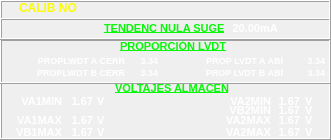
   <widget class="QFrame" name="frame_2">
    <property name="geometry">
     <rect>
      <x>0</x>
      <y>159</y>
      <width>331</width>
      <height>140</height>
     </rect>
    </property>
    <property name="frameShape">
     <enum>QFrame::Box</enum>
    </property>
    <property name="frameShadow">
     <enum>QFrame::Raised</enum>
    </property>
    <widget class="QFrame" name="frame_3">
     <property name="geometry">
      <rect>
       <x>0</x>
       <y>39</y>
       <width>331</width>
       <height>45</height>
      </rect>
     </property>
     <property name="frameShape">
      <enum>QFrame::Box</enum>
     </property>
     <property name="frameShadow">
      <enum>QFrame::Raised</enum>
     </property>
     <widget class="QFrame" name="frame_4">
      <property name="geometry">
       <rect>
        <x>0</x>
        <y>0</y>
        <width>331</width>
        <height>45</height>
       </rect>
      </property>
      <property name="frameShape">
       <enum>QFrame::Box</enum>
      </property>
      <property name="frameShadow">
       <enum>QFrame::Raised</enum>
      </property>
      <widget class="QLabel" name="lbVAL_3">
       <property name="geometry">
        <rect>
         <x>120</x>
         <y>-3</y>
         <width>120</width>
         <height>21</height>
        </rect>
       </property>
       <property name="font">
        <font>
         <pointsize>8</pointsize>
         <weight>75</weight>
         <bold>true</bold>
         <underline>true</underline>
        </font>
       </property>
       <property name="layoutDirection">
        <enum>Qt::LeftToRight</enum>
       </property>
       <property name="styleSheet">
        <string notr="true">background-color: rgba(255, 255, 255, 0);
color: rgb(8, 247, 8);</string>
       </property>
       <property name="text">
        <string>PROPORCIÓN LVDT</string>
       </property>
      </widget>
      <widget class="QLabel" name="lbVal_10">
       <property name="geometry">
        <rect>
         <x>123</x>
         <y>11</y>
         <width>35</width>
         <height>20</height>
        </rect>
       </property>
       <property name="font">
        <font>
         <pointsize>7</pointsize>
         <weight>75</weight>
         <bold>true</bold>
         <underline>false</underline>
        </font>
       </property>
       <property name="layoutDirection">
        <enum>Qt::LeftToRight</enum>
       </property>
       <property name="styleSheet">
        <string notr="true">background-color: rgba(255, 255, 255, 0);
color: rgb(255, 255, 255);</string>
       </property>
       <property name="text">
        <string>3.34</string>
       </property>
       <property name="alignment">
        <set>Qt::AlignRight|Qt::AlignTrailing|Qt::AlignVCenter</set>
       </property>
      </widget>
      <widget class="QLabel" name="lbVALT_10">
       <property name="geometry">
        <rect>
         <x>25</x>
         <y>11</y>
         <width>100</width>
         <height>20</height>
        </rect>
       </property>
       <property name="font">
        <font>
         <pointsize>7</pointsize>
         <weight>75</weight>
         <bold>true</bold>
         <underline>false</underline>
        </font>
       </property>
       <property name="layoutDirection">
        <enum>Qt::LeftToRight</enum>
       </property>
       <property name="styleSheet">
        <string notr="true">background-color: rgba(255, 255, 255, 0);
color: rgb(255, 255, 255);</string>
       </property>
       <property name="text">
        <string>PROPLWDT A CERR</string>
       </property>
       <property name="alignment">
        <set>Qt::AlignRight|Qt::AlignTrailing|Qt::AlignVCenter</set>
       </property>
      </widget>
      <widget class="QLabel" name="lbVALT_11">
       <property name="geometry">
        <rect>
         <x>25</x>
         <y>23</y>
         <width>100</width>
         <height>20</height>
        </rect>
       </property>
       <property name="font">
        <font>
         <pointsize>7</pointsize>
         <weight>75</weight>
         <bold>true</bold>
         <underline>false</underline>
        </font>
       </property>
       <property name="layoutDirection">
        <enum>Qt::LeftToRight</enum>
       </property>
       <property name="styleSheet">
        <string notr="true">background-color: rgba(255, 255, 255, 0);
color: rgb(255, 255, 255);</string>
       </property>
       <property name="text">
        <string>PROPLWDT B CERR</string>
       </property>
       <property name="alignment">
        <set>Qt::AlignRight|Qt::AlignTrailing|Qt::AlignVCenter</set>
       </property>
      </widget>
      <widget class="QLabel" name="lbVal_11">
       <property name="geometry">
        <rect>
         <x>123</x>
         <y>23</y>
         <width>35</width>
         <height>20</height>
        </rect>
       </property>
       <property name="font">
        <font>
         <pointsize>7</pointsize>
         <weight>75</weight>
         <bold>true</bold>
         <underline>false</underline>
        </font>
       </property>
       <property name="layoutDirection">
        <enum>Qt::LeftToRight</enum>
       </property>
       <property name="styleSheet">
        <string notr="true">background-color: rgba(255, 255, 255, 0);
color: rgb(255, 255, 255);</string>
       </property>
       <property name="text">
        <string>3.34</string>
       </property>
       <property name="alignment">
        <set>Qt::AlignRight|Qt::AlignTrailing|Qt::AlignVCenter</set>
       </property>
      </widget>
      <widget class="QLabel" name="lbVALT_12">
       <property name="geometry">
        <rect>
         <x>183</x>
         <y>11</y>
         <width>100</width>
         <height>20</height>
        </rect>
       </property>
       <property name="font">
        <font>
         <pointsize>7</pointsize>
         <weight>75</weight>
         <bold>true</bold>
         <underline>false</underline>
        </font>
       </property>
       <property name="layoutDirection">
        <enum>Qt::LeftToRight</enum>
       </property>
       <property name="styleSheet">
        <string notr="true">background-color: rgba(255, 255, 255, 0);
color: rgb(255, 255, 255);</string>
       </property>
       <property name="text">
        <string>PROP LVDT A ABl</string>
       </property>
       <property name="alignment">
        <set>Qt::AlignRight|Qt::AlignTrailing|Qt::AlignVCenter</set>
       </property>
      </widget>
      <widget class="QLabel" name="lbVal_12">
       <property name="geometry">
        <rect>
         <x>290</x>
         <y>11</y>
         <width>35</width>
         <height>20</height>
        </rect>
       </property>
       <property name="font">
        <font>
         <pointsize>7</pointsize>
         <weight>75</weight>
         <bold>true</bold>
         <underline>false</underline>
        </font>
       </property>
       <property name="layoutDirection">
        <enum>Qt::LeftToRight</enum>
       </property>
       <property name="styleSheet">
        <string notr="true">background-color: rgba(255, 255, 255, 0);
color: rgb(255, 255, 255);</string>
       </property>
       <property name="text">
        <string>3.34</string>
       </property>
       <property name="alignment">
        <set>Qt::AlignRight|Qt::AlignTrailing|Qt::AlignVCenter</set>
       </property>
      </widget>
      <widget class="QLabel" name="lbVALT_13">
       <property name="geometry">
        <rect>
         <x>183</x>
         <y>23</y>
         <width>100</width>
         <height>20</height>
        </rect>
       </property>
       <property name="font">
        <font>
         <pointsize>7</pointsize>
         <weight>75</weight>
         <bold>true</bold>
         <underline>false</underline>
        </font>
       </property>
       <property name="layoutDirection">
        <enum>Qt::LeftToRight</enum>
       </property>
       <property name="styleSheet">
        <string notr="true">background-color: rgba(255, 255, 255, 0);
color: rgb(255, 255, 255);</string>
       </property>
       <property name="text">
        <string>PROP LVDT B ABl</string>
       </property>
       <property name="alignment">
        <set>Qt::AlignRight|Qt::AlignTrailing|Qt::AlignVCenter</set>
       </property>
      </widget>
      <widget class="QLabel" name="lbVal_13">
       <property name="geometry">
        <rect>
         <x>290</x>
         <y>23</y>
         <width>35</width>
         <height>20</height>
        </rect>
       </property>
       <property name="font">
        <font>
         <pointsize>7</pointsize>
         <weight>75</weight>
         <bold>true</bold>
         <underline>false</underline>
        </font>
       </property>
       <property name="layoutDirection">
        <enum>Qt::LeftToRight</enum>
       </property>
       <property name="styleSheet">
        <string notr="true">background-color: rgba(255, 255, 255, 0);
color: rgb(255, 255, 255);</string>
       </property>
       <property name="text">
        <string>3.34</string>
       </property>
       <property name="alignment">
        <set>Qt::AlignRight|Qt::AlignTrailing|Qt::AlignVCenter</set>
       </property>
      </widget>
     </widget>
    </widget>
    <widget class="QFrame" name="frame_5">
     <property name="geometry">
      <rect>
       <x>0</x>
       <y>18</y>
       <width>331</width>
       <height>22</height>
      </rect>
     </property>
     <property name="frameShape">
      <enum>QFrame::Box</enum>
     </property>
     <property name="frameShadow">
      <enum>QFrame::Raised</enum>
     </property>
     <widget class="QLabel" name="lbVAL_2">
      <property name="geometry">
       <rect>
        <x>104</x>
        <y>0</y>
        <width>120</width>
        <height>21</height>
       </rect>
      </property>
      <property name="font">
       <font>
        <pointsize>8</pointsize>
        <weight>75</weight>
        <bold>true</bold>
        <underline>true</underline>
       </font>
      </property>
      <property name="layoutDirection">
       <enum>Qt::LeftToRight</enum>
      </property>
      <property name="styleSheet">
       <string notr="true">background-color: rgba(255, 255, 255, 0);
color: rgb(8, 247, 8);</string>
      </property>
      <property name="text">
       <string>TENDENC NULA SUGER</string>
      </property>
     </widget>
     <widget class="QLabel" name="lbTEN_1">
      <property name="geometry">
       <rect>
        <x>225</x>
        <y>0</y>
        <width>35</width>
        <height>20</height>
       </rect>
      </property>
      <property name="font">
       <font>
        <pointsize>8</pointsize>
        <weight>75</weight>
        <bold>true</bold>
        <underline>false</underline>
       </font>
      </property>
      <property name="layoutDirection">
       <enum>Qt::LeftToRight</enum>
      </property>
      <property name="styleSheet">
       <string notr="true">background-color: rgba(255, 255, 255, 0);
color: rgb(255, 255, 255);</string>
      </property>
      <property name="text">
       <string>20.00</string>
      </property>
      <property name="alignment">
       <set>Qt::AlignRight|Qt::AlignTrailing|Qt::AlignVCenter</set>
      </property>
     </widget>
     <widget class="QLabel" name="lbTENU_1">
      <property name="geometry">
       <rect>
        <x>260</x>
        <y>0</y>
        <width>31</width>
        <height>20</height>
       </rect>
      </property>
      <property name="font">
       <font>
        <pointsize>8</pointsize>
        <weight>75</weight>
        <bold>true</bold>
        <underline>false</underline>
       </font>
      </property>
      <property name="layoutDirection">
       <enum>Qt::LeftToRight</enum>
      </property>
      <property name="styleSheet">
       <string notr="true">background-color: rgba(255, 255, 255, 0);
color: rgb(255, 255, 255);</string>
      </property>
      <property name="text">
       <string>mA</string>
      </property>
      <property name="alignment">
       <set>Qt::AlignLeading|Qt::AlignLeft|Qt::AlignVCenter</set>
      </property>
     </widget>
    </widget>
    <widget class="QLabel" name="lbCALIB_5">
     <property name="geometry">
      <rect>
       <x>19</x>
       <y>0</y>
       <width>81</width>
       <height>16</height>
      </rect>
     </property>
     <property name="font">
      <font>
       <pointsize>9</pointsize>
       <weight>75</weight>
       <bold>true</bold>
       <underline>false</underline>
      </font>
     </property>
     <property name="layoutDirection">
      <enum>Qt::LeftToRight</enum>
     </property>
     <property name="styleSheet">
      <string notr="true">background-color: rgba(255, 255, 255, 0);
color: rgb(252, 252, 3);</string>
     </property>
     <property name="text">
      <string>CALIB NO</string>
     </property>
    </widget>
    <widget class="QLabel" name="lbVAL_4">
     <property name="geometry">
      <rect>
       <x>115</x>
       <y>78</y>
       <width>120</width>
       <height>21</height>
      </rect>
     </property>
     <property name="font">
      <font>
       <pointsize>8</pointsize>
       <weight>75</weight>
       <bold>true</bold>
       <underline>true</underline>
      </font>
     </property>
     <property name="layoutDirection">
      <enum>Qt::LeftToRight</enum>
     </property>
     <property name="styleSheet">
      <string notr="true">background-color: rgba(255, 255, 255, 0);
color: rgb(8, 247, 8);</string>
     </property>
     <property name="text">
      <string>VOLTAJES ALMACEN</string>
     </property>
    </widget>
    <widget class="QLabel" name="lbVal_14">
     <property name="geometry">
      <rect>
       <x>58</x>
       <y>91</y>
       <width>35</width>
       <height>20</height>
      </rect>
     </property>
     <property name="font">
      <font>
       <pointsize>8</pointsize>
       <weight>75</weight>
       <bold>true</bold>
       <underline>false</underline>
      </font>
     </property>
     <property name="layoutDirection">
      <enum>Qt::LeftToRight</enum>
     </property>
     <property name="styleSheet">
      <string notr="true">background-color: rgba(255, 255, 255, 0);
color: rgb(255, 255, 255);</string>
     </property>
     <property name="text">
      <string>1.67</string>
     </property>
     <property name="alignment">
      <set>Qt::AlignRight|Qt::AlignTrailing|Qt::AlignVCenter</set>
     </property>
    </widget>
    <widget class="QLabel" name="lbVALT_14">
     <property name="geometry">
      <rect>
       <x>11</x>
       <y>91</y>
       <width>51</width>
       <height>20</height>
      </rect>
     </property>
     <property name="font">
      <font>
       <pointsize>8</pointsize>
       <weight>75</weight>
       <bold>true</bold>
       <underline>false</underline>
      </font>
     </property>
     <property name="layoutDirection">
      <enum>Qt::LeftToRight</enum>
     </property>
     <property name="styleSheet">
      <string notr="true">background-color: rgba(255, 255, 255, 0);
color: rgb(255, 255, 255);</string>
     </property>
     <property name="text">
      <string>VA1MIN</string>
     </property>
     <property name="alignment">
      <set>Qt::AlignRight|Qt::AlignTrailing|Qt::AlignVCenter</set>
     </property>
    </widget>
    <widget class="QLabel" name="lbVolU_10">
     <property name="geometry">
      <rect>
       <x>97</x>
       <y>93</y>
       <width>31</width>
       <height>16</height>
      </rect>
     </property>
     <property name="font">
      <font>
       <pointsize>8</pointsize>
       <weight>75</weight>
       <bold>true</bold>
       <underline>false</underline>
      </font>
     </property>
     <property name="layoutDirection">
      <enum>Qt::LeftToRight</enum>
     </property>
     <property name="styleSheet">
      <string notr="true">background-color: rgba(255, 255, 255, 0);
color: rgb(255, 255, 255);</string>
     </property>
     <property name="text">
      <string>V</string>
     </property>
    </widget>
    <widget class="QLabel" name="lbVolU_12">
     <property name="geometry">
      <rect>
       <x>97</x>
       <y>112</y>
       <width>31</width>
       <height>16</height>
      </rect>
     </property>
     <property name="font">
      <font>
       <pointsize>8</pointsize>
       <weight>75</weight>
       <bold>true</bold>
       <underline>false</underline>
      </font>
     </property>
     <property name="layoutDirection">
      <enum>Qt::LeftToRight</enum>
     </property>
     <property name="styleSheet">
      <string notr="true">background-color: rgba(255, 255, 255, 0);
color: rgb(255, 255, 255);</string>
     </property>
     <property name="text">
      <string>V</string>
     </property>
    </widget>
    <widget class="QLabel" name="lbVALT_16">
     <property name="geometry">
      <rect>
       <x>11</x>
       <y>110</y>
       <width>51</width>
       <height>20</height>
      </rect>
     </property>
     <property name="font">
      <font>
       <pointsize>8</pointsize>
       <weight>75</weight>
       <bold>true</bold>
       <underline>false</underline>
      </font>
     </property>
     <property name="layoutDirection">
      <enum>Qt::LeftToRight</enum>
     </property>
     <property name="styleSheet">
      <string notr="true">background-color: rgba(255, 255, 255, 0);
color: rgb(255, 255, 255);</string>
     </property>
     <property name="text">
      <string>VA1MAX</string>
     </property>
     <property name="alignment">
      <set>Qt::AlignRight|Qt::AlignTrailing|Qt::AlignVCenter</set>
     </property>
    </widget>
    <widget class="QLabel" name="lbVal_16">
     <property name="geometry">
      <rect>
       <x>58</x>
       <y>110</y>
       <width>35</width>
       <height>20</height>
      </rect>
     </property>
     <property name="font">
      <font>
       <pointsize>8</pointsize>
       <weight>75</weight>
       <bold>true</bold>
       <underline>false</underline>
      </font>
     </property>
     <property name="layoutDirection">
      <enum>Qt::LeftToRight</enum>
     </property>
     <property name="styleSheet">
      <string notr="true">background-color: rgba(255, 255, 255, 0);
color: rgb(255, 255, 255);</string>
     </property>
     <property name="text">
      <string>1.67</string>
     </property>
     <property name="alignment">
      <set>Qt::AlignRight|Qt::AlignTrailing|Qt::AlignVCenter</set>
     </property>
    </widget>
    <widget class="QLabel" name="lbVolU_13">
     <property name="geometry">
      <rect>
       <x>97</x>
       <y>124</y>
       <width>31</width>
       <height>16</height>
      </rect>
     </property>
     <property name="font">
      <font>
       <pointsize>8</pointsize>
       <weight>75</weight>
       <bold>true</bold>
       <underline>false</underline>
      </font>
     </property>
     <property name="layoutDirection">
      <enum>Qt::LeftToRight</enum>
     </property>
     <property name="styleSheet">
      <string notr="true">background-color: rgba(255, 255, 255, 0);
color: rgb(255, 255, 255);</string>
     </property>
     <property name="text">
      <string>V</string>
     </property>
    </widget>
    <widget class="QLabel" name="lbVALT_17">
     <property name="geometry">
      <rect>
       <x>11</x>
       <y>122</y>
       <width>51</width>
       <height>20</height>
      </rect>
     </property>
     <property name="font">
      <font>
       <pointsize>8</pointsize>
       <weight>75</weight>
       <bold>true</bold>
       <underline>false</underline>
      </font>
     </property>
     <property name="layoutDirection">
      <enum>Qt::LeftToRight</enum>
     </property>
     <property name="styleSheet">
      <string notr="true">background-color: rgba(255, 255, 255, 0);
color: rgb(255, 255, 255);</string>
     </property>
     <property name="text">
      <string>VB1MAX</string>
     </property>
     <property name="alignment">
      <set>Qt::AlignRight|Qt::AlignTrailing|Qt::AlignVCenter</set>
     </property>
    </widget>
    <widget class="QLabel" name="lbVal_17">
     <property name="geometry">
      <rect>
       <x>58</x>
       <y>122</y>
       <width>35</width>
       <height>20</height>
      </rect>
     </property>
     <property name="font">
      <font>
       <pointsize>8</pointsize>
       <weight>75</weight>
       <bold>true</bold>
       <underline>false</underline>
      </font>
     </property>
     <property name="layoutDirection">
      <enum>Qt::LeftToRight</enum>
     </property>
     <property name="styleSheet">
      <string notr="true">background-color: rgba(255, 255, 255, 0);
color: rgb(255, 255, 255);</string>
     </property>
     <property name="text">
      <string>1.67</string>
     </property>
     <property name="alignment">
      <set>Qt::AlignRight|Qt::AlignTrailing|Qt::AlignVCenter</set>
     </property>
    </widget>
    <widget class="QLabel" name="lbVolU_14">
     <property name="geometry">
      <rect>
       <x>305</x>
       <y>93</y>
       <width>31</width>
       <height>16</height>
      </rect>
     </property>
     <property name="font">
      <font>
       <pointsize>8</pointsize>
       <weight>75</weight>
       <bold>true</bold>
       <underline>false</underline>
      </font>
     </property>
     <property name="layoutDirection">
      <enum>Qt::LeftToRight</enum>
     </property>
     <property name="styleSheet">
      <string notr="true">background-color: rgba(255, 255, 255, 0);
color: rgb(255, 255, 255);</string>
     </property>
     <property name="text">
      <string>V</string>
     </property>
    </widget>
    <widget class="QLabel" name="lbVALT_18">
     <property name="geometry">
      <rect>
       <x>220</x>
       <y>91</y>
       <width>51</width>
       <height>20</height>
      </rect>
     </property>
     <property name="font">
      <font>
       <pointsize>8</pointsize>
       <weight>75</weight>
       <bold>true</bold>
       <underline>false</underline>
      </font>
     </property>
     <property name="layoutDirection">
      <enum>Qt::LeftToRight</enum>
     </property>
     <property name="styleSheet">
      <string notr="true">background-color: rgba(255, 255, 255, 0);
color: rgb(255, 255, 255);</string>
     </property>
     <property name="text">
      <string>VA2MIN</string>
     </property>
     <property name="alignment">
      <set>Qt::AlignRight|Qt::AlignTrailing|Qt::AlignVCenter</set>
     </property>
    </widget>
    <widget class="QLabel" name="lbVal_18">
     <property name="geometry">
      <rect>
       <x>265</x>
       <y>91</y>
       <width>35</width>
       <height>20</height>
      </rect>
     </property>
     <property name="font">
      <font>
       <pointsize>8</pointsize>
       <weight>75</weight>
       <bold>true</bold>
       <underline>false</underline>
      </font>
     </property>
     <property name="layoutDirection">
      <enum>Qt::LeftToRight</enum>
     </property>
     <property name="styleSheet">
      <string notr="true">background-color: rgba(255, 255, 255, 0);
color: rgb(255, 255, 255);</string>
     </property>
     <property name="text">
      <string>1.67</string>
     </property>
     <property name="alignment">
      <set>Qt::AlignRight|Qt::AlignTrailing|Qt::AlignVCenter</set>
     </property>
    </widget>
    <widget class="QLabel" name="lbVolU_15">
     <property name="geometry">
      <rect>
       <x>305</x>
       <y>102</y>
       <width>31</width>
       <height>16</height>
      </rect>
     </property>
     <property name="font">
      <font>
       <pointsize>8</pointsize>
       <weight>75</weight>
       <bold>true</bold>
       <underline>false</underline>
      </font>
     </property>
     <property name="layoutDirection">
      <enum>Qt::LeftToRight</enum>
     </property>
     <property name="styleSheet">
      <string notr="true">background-color: rgba(255, 255, 255, 0);
color: rgb(255, 255, 255);</string>
     </property>
     <property name="text">
      <string>V</string>
     </property>
    </widget>
    <widget class="QLabel" name="lbVALT_19">
     <property name="geometry">
      <rect>
       <x>220</x>
       <y>100</y>
       <width>51</width>
       <height>20</height>
      </rect>
     </property>
     <property name="font">
      <font>
       <pointsize>8</pointsize>
       <weight>75</weight>
       <bold>true</bold>
       <underline>false</underline>
      </font>
     </property>
     <property name="layoutDirection">
      <enum>Qt::LeftToRight</enum>
     </property>
     <property name="styleSheet">
      <string notr="true">background-color: rgba(255, 255, 255, 0);
color: rgb(255, 255, 255);</string>
     </property>
     <property name="text">
      <string>VB2MIN</string>
     </property>
     <property name="alignment">
      <set>Qt::AlignRight|Qt::AlignTrailing|Qt::AlignVCenter</set>
     </property>
    </widget>
    <widget class="QLabel" name="lbVal_19">
     <property name="geometry">
      <rect>
       <x>265</x>
       <y>100</y>
       <width>35</width>
       <height>20</height>
      </rect>
     </property>
     <property name="font">
      <font>
       <pointsize>8</pointsize>
       <weight>75</weight>
       <bold>true</bold>
       <underline>false</underline>
      </font>
     </property>
     <property name="layoutDirection">
      <enum>Qt::LeftToRight</enum>
     </property>
     <property name="styleSheet">
      <string notr="true">background-color: rgba(255, 255, 255, 0);
color: rgb(255, 255, 255);</string>
     </property>
     <property name="text">
      <string>1.67</string>
     </property>
     <property name="alignment">
      <set>Qt::AlignRight|Qt::AlignTrailing|Qt::AlignVCenter</set>
     </property>
    </widget>
    <widget class="QLabel" name="lbVolU_16">
     <property name="geometry">
      <rect>
       <x>305</x>
       <y>112</y>
       <width>31</width>
       <height>16</height>
      </rect>
     </property>
     <property name="font">
      <font>
       <pointsize>8</pointsize>
       <weight>75</weight>
       <bold>true</bold>
       <underline>false</underline>
      </font>
     </property>
     <property name="layoutDirection">
      <enum>Qt::LeftToRight</enum>
     </property>
     <property name="styleSheet">
      <string notr="true">background-color: rgba(255, 255, 255, 0);
color: rgb(255, 255, 255);</string>
     </property>
     <property name="text">
      <string>V</string>
     </property>
    </widget>
    <widget class="QLabel" name="lbVALT_20">
     <property name="geometry">
      <rect>
       <x>220</x>
       <y>110</y>
       <width>51</width>
       <height>20</height>
      </rect>
     </property>
     <property name="font">
      <font>
       <pointsize>8</pointsize>
       <weight>75</weight>
       <bold>true</bold>
       <underline>false</underline>
      </font>
     </property>
     <property name="layoutDirection">
      <enum>Qt::LeftToRight</enum>
     </property>
     <property name="styleSheet">
      <string notr="true">background-color: rgba(255, 255, 255, 0);
color: rgb(255, 255, 255);</string>
     </property>
     <property name="text">
      <string>VA2MAX</string>
     </property>
     <property name="alignment">
      <set>Qt::AlignRight|Qt::AlignTrailing|Qt::AlignVCenter</set>
     </property>
    </widget>
    <widget class="QLabel" name="lbVal_20">
     <property name="geometry">
      <rect>
       <x>265</x>
       <y>110</y>
       <width>35</width>
       <height>20</height>
      </rect>
     </property>
     <property name="font">
      <font>
       <pointsize>8</pointsize>
       <weight>75</weight>
       <bold>true</bold>
       <underline>false</underline>
      </font>
     </property>
     <property name="layoutDirection">
      <enum>Qt::LeftToRight</enum>
     </property>
     <property name="styleSheet">
      <string notr="true">background-color: rgba(255, 255, 255, 0);
color: rgb(255, 255, 255);</string>
     </property>
     <property name="text">
      <string>1.67</string>
     </property>
     <property name="alignment">
      <set>Qt::AlignRight|Qt::AlignTrailing|Qt::AlignVCenter</set>
     </property>
    </widget>
    <widget class="QLabel" name="lbVolU_17">
     <property name="geometry">
      <rect>
       <x>305</x>
       <y>124</y>
       <width>31</width>
       <height>16</height>
      </rect>
     </property>
     <property name="font">
      <font>
       <pointsize>8</pointsize>
       <weight>75</weight>
       <bold>true</bold>
       <underline>false</underline>
      </font>
     </property>
     <property name="layoutDirection">
      <enum>Qt::LeftToRight</enum>
     </property>
     <property name="styleSheet">
      <string notr="true">background-color: rgba(255, 255, 255, 0);
color: rgb(255, 255, 255);</string>
     </property>
     <property name="text">
      <string>V</string>
     </property>
    </widget>
    <widget class="QLabel" name="lbVal_21">
     <property name="geometry">
      <rect>
       <x>265</x>
       <y>122</y>
       <width>35</width>
       <height>20</height>
      </rect>
     </property>
     <property name="font">
      <font>
       <pointsize>8</pointsize>
       <weight>75</weight>
       <bold>true</bold>
       <underline>false</underline>
      </font>
     </property>
     <property name="layoutDirection">
      <enum>Qt::LeftToRight</enum>
     </property>
     <property name="styleSheet">
      <string notr="true">background-color: rgba(255, 255, 255, 0);
color: rgb(255, 255, 255);</string>
     </property>
     <property name="text">
      <string>1.67</string>
     </property>
     <property name="alignment">
      <set>Qt::AlignRight|Qt::AlignTrailing|Qt::AlignVCenter</set>
     </property>
    </widget>
    <widget class="QLabel" name="lbVALT_21">
     <property name="geometry">
      <rect>
       <x>220</x>
       <y>122</y>
       <width>51</width>
       <height>20</height>
      </rect>
     </property>
     <property name="font">
      <font>
       <pointsize>8</pointsize>
       <weight>75</weight>
       <bold>true</bold>
       <underline>false</underline>
      </font>
     </property>
     <property name="layoutDirection">
      <enum>Qt::LeftToRight</enum>
     </property>
     <property name="styleSheet">
      <string notr="true">background-color: rgba(255, 255, 255, 0);
color: rgb(255, 255, 255);</string>
     </property>
     <property name="text">
      <string>VA2MAX</string>
     </property>
     <property name="alignment">
      <set>Qt::AlignRight|Qt::AlignTrailing|Qt::AlignVCenter</set>
     </property>
    </widget>
   </widget>
